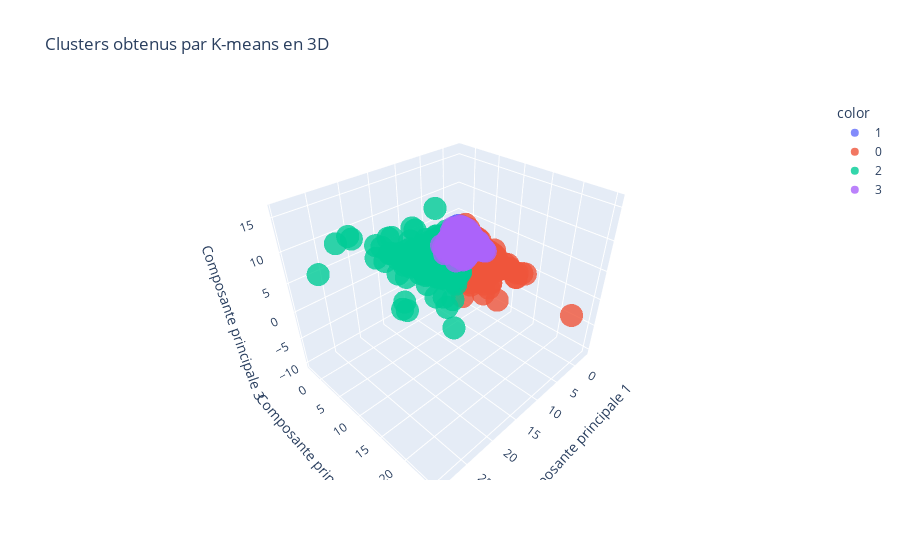

The cell this chart's notebook holds for it:
### Code cell
from mpl_toolkits.mplot3d import Axes3D
import plotly.express as px

# Visualisation des clusters en 3D avec Plotly
fig = px.scatter_3d(
    x=data_pca[:, 0], 
    y=data_pca[:, 1], 
    z=data_pca[:, 2], 
    color=cluster_labels.astype(str),  # Convertir les labels en chaîne de caractères pour l'affichage
    title='Clusters obtenus par K-means en 3D',
    labels={'x': 'Composante principale 1', 'y': 'Composante principale 2', 'z': 'Composante principale 3'},
    opacity=0.8
)

fig.update_layout(scene=dict(
    xaxis_title='Composante principale 1',
    yaxis_title='Composante principale 2',
    zaxis_title='Composante principale 3'
))

# Afficher la figure
fig.show()

### Figure 1 — Plotly figure (JSON) as saved in the notebook; plotly's stock layout.template omitted (floating-point values rounded to 4 significant figures; data arrays with more than 128 entries replaced by an {"elided": "..."} marker saying what was removed)
{"data": [{"hovertemplate": "color=1<br>Composante principale 1=%{x}<br>Composante principale 2=%{y}<br>Composante principale 3=%{z}<extra></extra>", "legendgroup": "1", "marker": {"color": "#636efa", "opacity": 0.8, "symbol": "circle"}, "mode": "markers", "name": "1", "scene": "scene", "showlegend": true, "type": "scatter3d", "x": {"elided": "5401 float values"}, "y": {"elided": "5401 float values"}, "z": {"elided": "5401 float values"}}, {"hovertemplate": "color=0<br>Composante principale 1=%{x}<br>Composante principale 2=%{y}<br>Composante principale 3=%{z}<extra></extra>", "legendgroup": "0", "marker": {"color": "#EF553B", "opacity": 0.8, "symbol": "circle"}, "mode": "markers", "name": "0", "scene": "scene", "showlegend": true, "type": "scatter3d", "x": {"elided": "1369 float values"}, "y": {"elided": "1369 float values"}, "z": {"elided": "1369 float values"}}, {"hovertemplate": "color=2<br>Composante principale 1=%{x}<br>Composante principale 2=%{y}<br>Composante principale 3=%{z}<extra></extra>", "legendgroup": "2", "marker": {"color": "#00cc96", "opacity": 0.8, "symbol": "circle"}, "mode": "markers", "name": "2", "scene": "scene", "showlegend": true, "type": "scatter3d", "x": {"elided": "1189 float values"}, "y": {"elided": "1189 float values"}, "z": {"elided": "1189 float values"}}, {"hovertemplate": "color=3<br>Composante principale 1=%{x}<br>Composante principale 2=%{y}<br>Composante principale 3=%{z}<extra></extra>", "legendgroup": "3", "marker": {"color": "#ab63fa", "opacity": 0.8, "symbol": "circle"}, "mode": "markers", "name": "3", "scene": "scene", "showlegend": true, "type": "scatter3d", "x": {"elided": "677 float values"}, "y": {"elided": "677 float values"}, "z": {"elided": "677 float values"}}], "layout": {"legend": {"title": {"text": "color"}, "tracegroupgap": 0}, "scene": {"domain": {"x": [0, 1], "y": [0, 1]}, "xaxis": {"title": {"text": "Composante principale 1"}}, "yaxis": {"title": {"text": "Composante principale 2"}}, "zaxis": {"title": {"text": "Composante principale 3"}}}, "title": {"text": "Clusters obtenus par K-means en 3D"}}}
